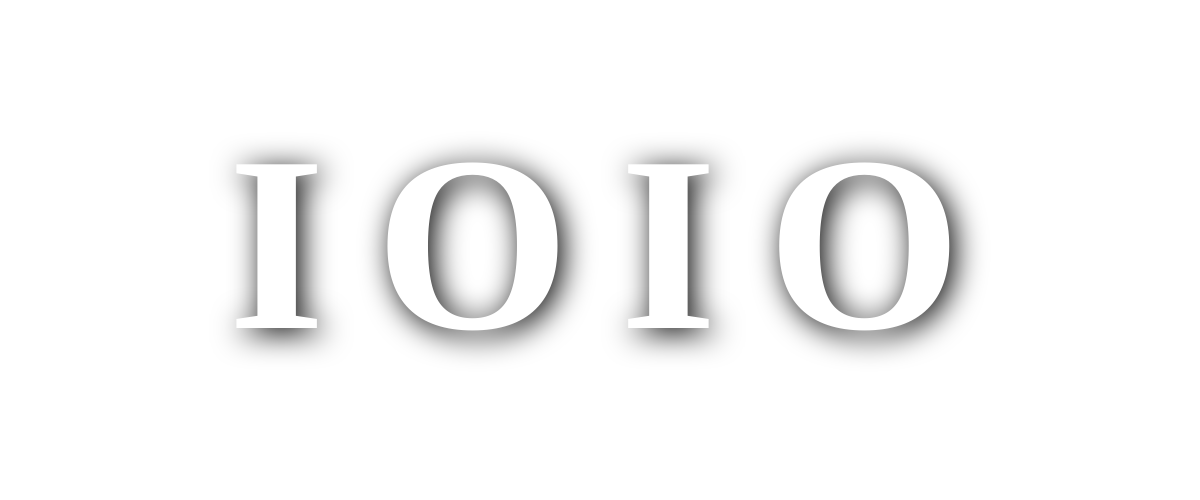
Frame 1 (no input)
Frame 60 (no input): identical to frame 1, image omitted
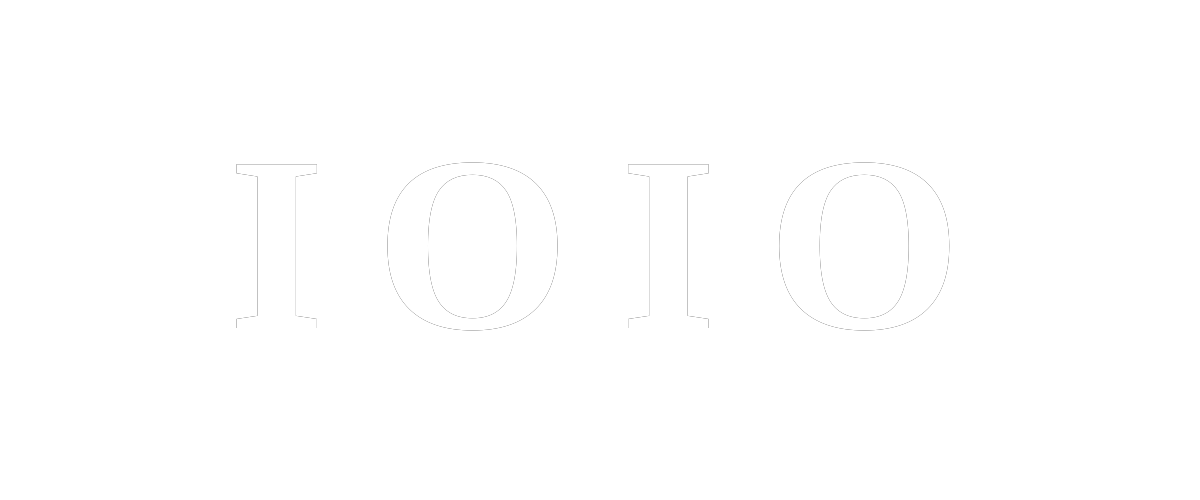
Frame 120 (the mouse pressed at the canvas centre since frame 60)

The p5.js sketch that drew these frames (run headless with seeded random() and noise() and a simulated clock; from frame 60 on, the mouse is pressed at the canvas centre):

// p5.js sketch
// ── sketch.js
var a = 0.1;
var w,
  h,
  textPosX,
  textPosY;
var text;
var letterSpacing = 70;
var smallScreen = false;
var fontSize = 400;
function windowResized() {
  w = windowWidth;
  h = 500;
  resizeCanvas(w, h);
  initSetup();

}

function initSetup() {

  if (windowWidth < 768) {
    smallScreen = true;
  } else {
    smallScreen = false;
  }
  if (smallScreen) {
    fontSize = 100;
    var letterSpacing = 35;
  } else {
    fontSize = 400;
    letterSpacing = 70;
  }

  fontSize = map(windowWidth, 0, 2000, 25, 400)
  letterSpacing = map(windowWidth, 0, 2000, 20, 70)
  textPosX = map(windowWidth, 0, 2000, -60, 420)
  textPosY = map(windowWidth, 0, 2000,250 , 0)
  text.style("font-size", fontSize + "px");
  text.style("letter-spacing", letterSpacing + "px");
}
function setup() {
  w = windowWidth;
  h = 500;
  var canvas = createCanvas(w, h);

  text = createDiv('IOIO').addClass('text');;
  text.style("font-family", "FuturaLT");
  text.style("color", "#FFFFFF");
  text.style("text-align", "center");

  text.style("align-items", "center");
  text.style("width", "50%");
  text.style("height", "50%");
  text.style("font-weight", "bold");
  initSetup();

  text.center();
  console.log(canvas)
  smooth();

}

function draw() {
  background(255);

  //textPosX = w / 2 - w / 4 + letterSpacing / 2 - 200;

  var distance = dist(mouseX, mouseY, w / 2, h / 2);
  stroke(126)
  //line(mouseX, mouseY, w/2, h/2);
  a = a + .01;
  var n = noise(a);

  text.position(textPosX, textPosY)
  var x = map(mouseX, 0, w, 5, -5);
  var y = map(mouseY, 0, h, 5, -5);
  var blur = map(distance, 0, w / 2, 0, 28)

  text.style("text-shadow", x + "px " + y + "px " + blur + "px #000000");

}

// ── style.css
html, body {
  margin: 0;
  padding: 0;
  overflow: hidden;
  font-family: 'FuturaLT-Bold';
}
